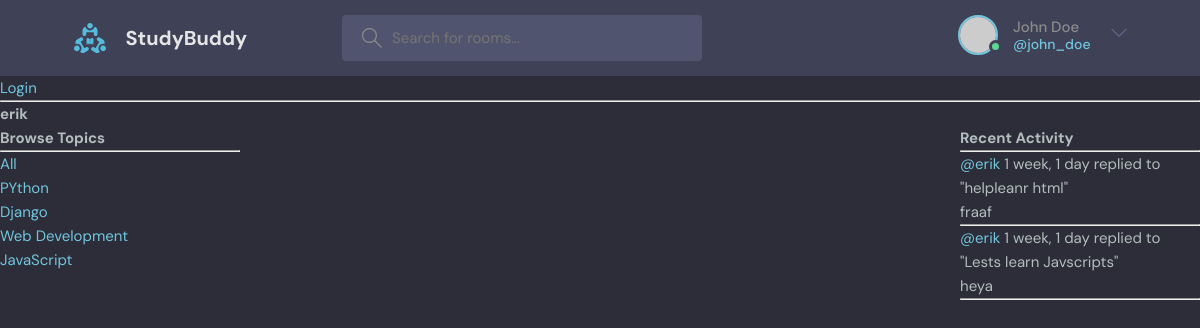
The page /profile/3/ on the database as committed earlier.
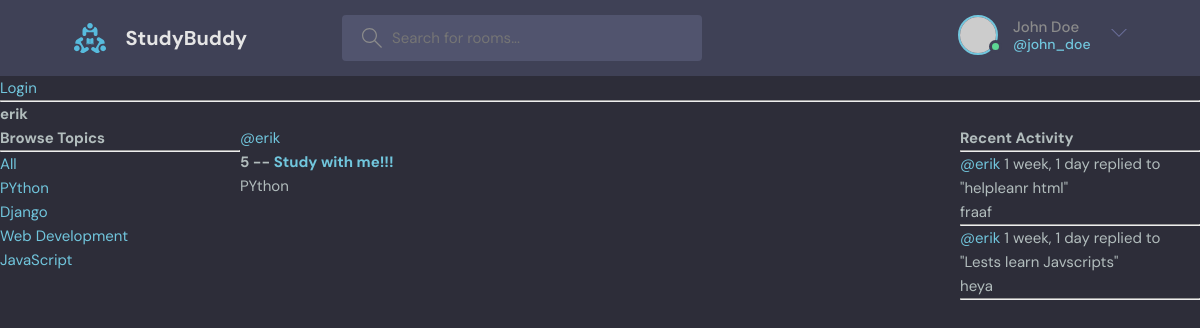
The same page on the database as committed later.
### base/models.py (models this page shows, shortened)
class Topic(models.Model):
    name = models.CharField(max_length=200)

class Message(models.Model):
        user = models.ForeignKey(User, on_delete=models.CASCADE)
        room = models.ForeignKey(Room, on_delete= models.CASCADE)
        body = models.TextField()
        updated = models.DateTimeField(auto_now= True)
        created = models.DateTimeField(auto_now_add= True)
        class Meta:
          ordering = ['-updated', '-created']
        def __str__(self):
                return self.body[0:50]

class Room(models.Model):
    host=  models.ForeignKey(User, on_delete= models.SET_NULL, null= True)
    topic = models.ForeignKey(Topic, on_delete= models.SET_NULL, null= True)
    name = models.CharField(max_length=200)
    description = models.TextField(null=True, blank=True)
    participants = models.ManyToManyField(User, related_name='participants', blank=True)
    updated = models.DateTimeField(auto_now= True)
    created = models.DateTimeField(auto_now_add= True)
    class Meta:
          ordering = ['-updated', '-created']
    def __str__(self):
            return self.name

### base/views.py (the view)
# urls.py: path('profile/<str:pk>/', views.userProfile, name="user-profile"),
def userProfile(request, pk):
    user = User.objects.get(id = pk)
    rooms = user.room_set.all()
    room_messages = user.message_set.all()
    topics = Topic.objects.all()
    context={'user': user, 'rooms' : rooms,
            'room_messages': room_messages, 'topics':topics}
    return render(request, 'base/profile.html', context)

### base/templates/base/profile.html (shortened to what this page needs)
{% extends 'main.html' %}
{% block content %}
<h1>{{user.username}}</h1>
<div class="profile-container">
    <div>
        {% include 'base/topic_component.html' %}
    </div>
    <div>
        {% include 'base/feed_component.html' %}
    </div>
    <div>
        {% include 'base/activity_component.html' %}
    </div>
</div>
{% endblock content %}

### base/templates/base/topic_component.html
<h3>Browse Topics</h3>
    <hr>
    <div>
        <a href="{% url 'home' %} ">All</a>
    </div>
    {% for topic in topics %}
    <div>
        <a href="{% url 'home' %}?q={{topic.name}}">{{topic.name}}</a>
    </div>
    {% endfor  %}

### base/templates/base/feed_component.html (shortened to what this page needs)
<div>
    {% for room in rooms %}
    <div>
      <a href ="{% url 'user-profile' room.host.id %}">@{{room.host.username}}</a>
      <h5>{{room.id}} -- <a href="{% url 'room' room.id %}">{{room.name}}</a></h5>
      <small>{{room.topic.name}}</small>
    </div>
    {% endfor %}
  </div>

### base/templates/base/activity_component.html (shortened to what this page needs)
<h3>Recent Activity</h3>
<hr>
{% for message in room_messages %}
<div >
  <small><a href ="{% url 'user-profile' message.user.id}">@{{message.user}}</a> {{message.created|timesince}}</small>
  <small> replied to "{{message.room}}"</small>
  <p>{{message}}</p>
  <hr>
</div>
{% endfor %}

Rows that differ between the two databases and show on the page:
added Room: host.username "erik", id "5", name "Study with me!!!", topic.name "PYthon"
